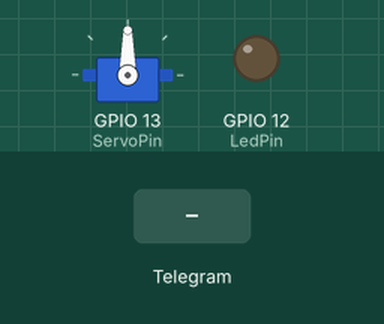
Simulated run of this sketch. Board: ESP8266 (NodeMCU). On the bench: servo, output pins drawn as LEDs (lit = HIGH). Inputs (shaded band) come from the test bench. What the sketch prints to the serial monitor is not drawn.

Above: at 2.7 s.
2.8 s: Telegram message "/alimentar" received
At 4.0 s:
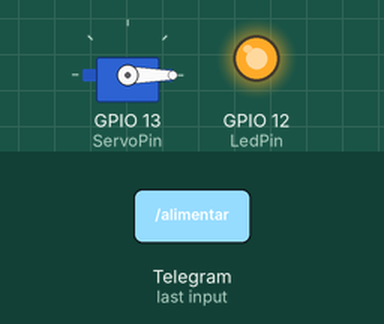
At 4.8 s:
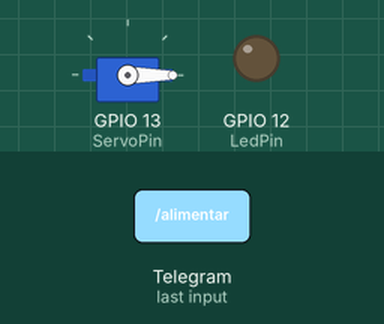
Timing chart, 0 to 6.3 s (numbered marks = the images above; inputs shaded):
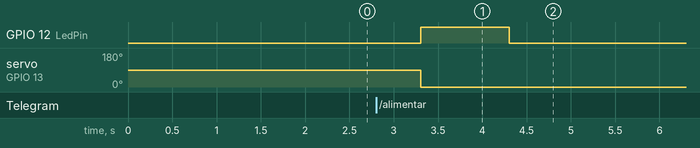

The sketch:

DispensadorComida.ino
```cpp
#include <ArduinoJson.h>
#include <CTBot.h>
#include <Servo.h>

Servo miservo;
CTBot miBot;

static const int ServoPin = 13;
static const int LedPin = 12;

const char* ssid     = "Nombre conexión WiFi";
const char* password = "Contraseña conexión WiFi";

#define miBotToken "Token del bot creado"
#define ChatID 1111111111

void setup() {

  Serial.begin(115200);

  miservo.attach(ServoPin);
  pinMode(LedPin, OUTPUT);

  // Red WiFi con SSID y password
  miBot.wifiConnect(ssid, password);
  miBot.setTelegramToken(miBotToken);

  if (miBot.testConnection()) {
    Serial.println("WiFi conectado.");
  }

  miBot.sendMessage(ChatID, "Bot iniciado");
}

void loop() {
  TBMessage mensaje;

  if (CTBotMessageText == miBot.getNewMessage(mensaje)) {

    if (mensaje.text == "/alimentar") {
      miservo.write(90);
      delay(500);
      miservo.write(0);
      miBot.sendMessage(ChatID, "Alimentando");
    }

    if (mensaje.text == "/alimentar") {
      digitalWrite(LedPin, HIGH);
      delay(1000);
      digitalWrite(LedPin, LOW);
      delay(1000);
    }
  }
}
```

Measured:
- after the input at 2.8 s, GPIO 12 (LedPin): LOW → HIGH after 0.51 s, → LOW 1.0 s later; servo on GPIO 13 (ServoPin): 90° → 0° after 0.51 s
